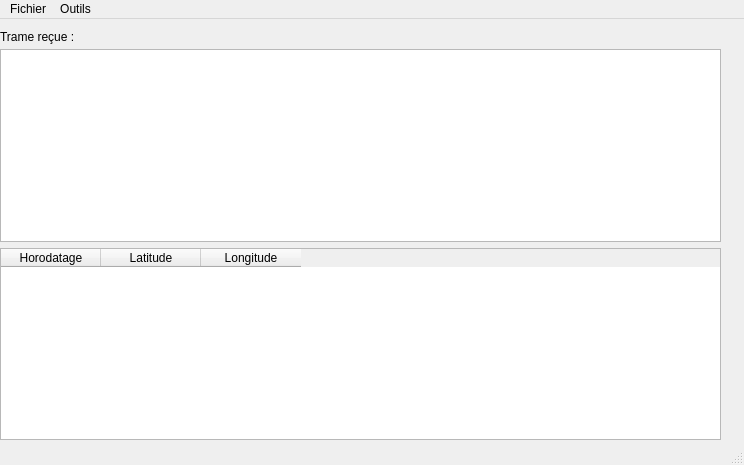
<?xml version="1.0" encoding="UTF-8"?>
<ui version="4.0">
 <class>InterfacePrincipale</class>
 <widget class="QMainWindow" name="InterfacePrincipale">
  <property name="geometry">
   <rect>
    <x>0</x>
    <y>0</y>
    <width>744</width>
    <height>465</height>
   </rect>
  </property>
  <property name="windowTitle">
   <string>Interface Principale</string>
  </property>
  <widget class="QWidget" name="centralwidget">
   <widget class="QLabel" name="label">
    <property name="geometry">
     <rect>
      <x>0</x>
      <y>10</y>
      <width>81</width>
      <height>16</height>
     </rect>
    </property>
    <property name="text">
     <string>Trame reçue :</string>
    </property>
   </widget>
   <widget class="QWidget" name="layoutWidget">
    <property name="geometry">
     <rect>
      <x>0</x>
      <y>30</y>
      <width>721</width>
      <height>391</height>
     </rect>
    </property>
    <layout class="QVBoxLayout" name="verticalLayout">
     <item>
      <widget class="QTextEdit" name="textEdit"/>
     </item>
     <item>
      <widget class="QTableWidget" name="tableWidget">
       <column>
        <property name="text">
         <string>Horodatage</string>
        </property>
       </column>
       <column>
        <property name="text">
         <string>Latitude</string>
        </property>
       </column>
       <column>
        <property name="text">
         <string>Longitude</string>
        </property>
       </column>
      </widget>
     </item>
    </layout>
   </widget>
  </widget>
  <widget class="QMenuBar" name="menubar">
   <property name="geometry">
    <rect>
     <x>0</x>
     <y>0</y>
     <width>744</width>
     <height>20</height>
    </rect>
   </property>
   <widget class="QMenu" name="menuOutils">
    <property name="title">
     <string>Fichier</string>
    </property>
    <addaction name="actionOuvrir_2"/>
    <addaction name="actionEnregistrer"/>
    <addaction name="separator"/>
    <addaction name="actionQuitter"/>
   </widget>
   <widget class="QMenu" name="menuOutils_2">
    <property name="title">
     <string>Outils</string>
    </property>
    <addaction name="actionConfigurer"/>
    <addaction name="action_propos_de"/>
   </widget>
   <addaction name="menuOutils"/>
   <addaction name="menuOutils_2"/>
  </widget>
  <widget class="QStatusBar" name="statusbar"/>
  <action name="actionOuvrir">
   <property name="text">
    <string>Ouvrir</string>
   </property>
  </action>
  <action name="actionOuvrir_2">
   <property name="text">
    <string>Ouvrir</string>
   </property>
  </action>
  <action name="actionEnregistrer">
   <property name="text">
    <string>Enregistrer</string>
   </property>
  </action>
  <action name="actionQuitter">
   <property name="text">
    <string>Quitter</string>
   </property>
  </action>
  <action name="actionConfigurer">
   <property name="text">
    <string>Configurer</string>
   </property>
  </action>
  <action name="action_propos_de">
   <property name="text">
    <string>À propos de ...</string>
   </property>
  </action>
 </widget>
 <resources/>
 <connections>
  <connection>
   <sender>actionQuitter</sender>
   <signal>triggered()</signal>
   <receiver>InterfacePrincipale</receiver>
   <slot>close()</slot>
   <hints>
    <hint type="sourcelabel">
     <x>-1</x>
     <y>-1</y>
    </hint>
    <hint type="destinationlabel">
     <x>371</x>
     <y>237</y>
    </hint>
   </hints>
  </connection>
 </connections>
</ui>
